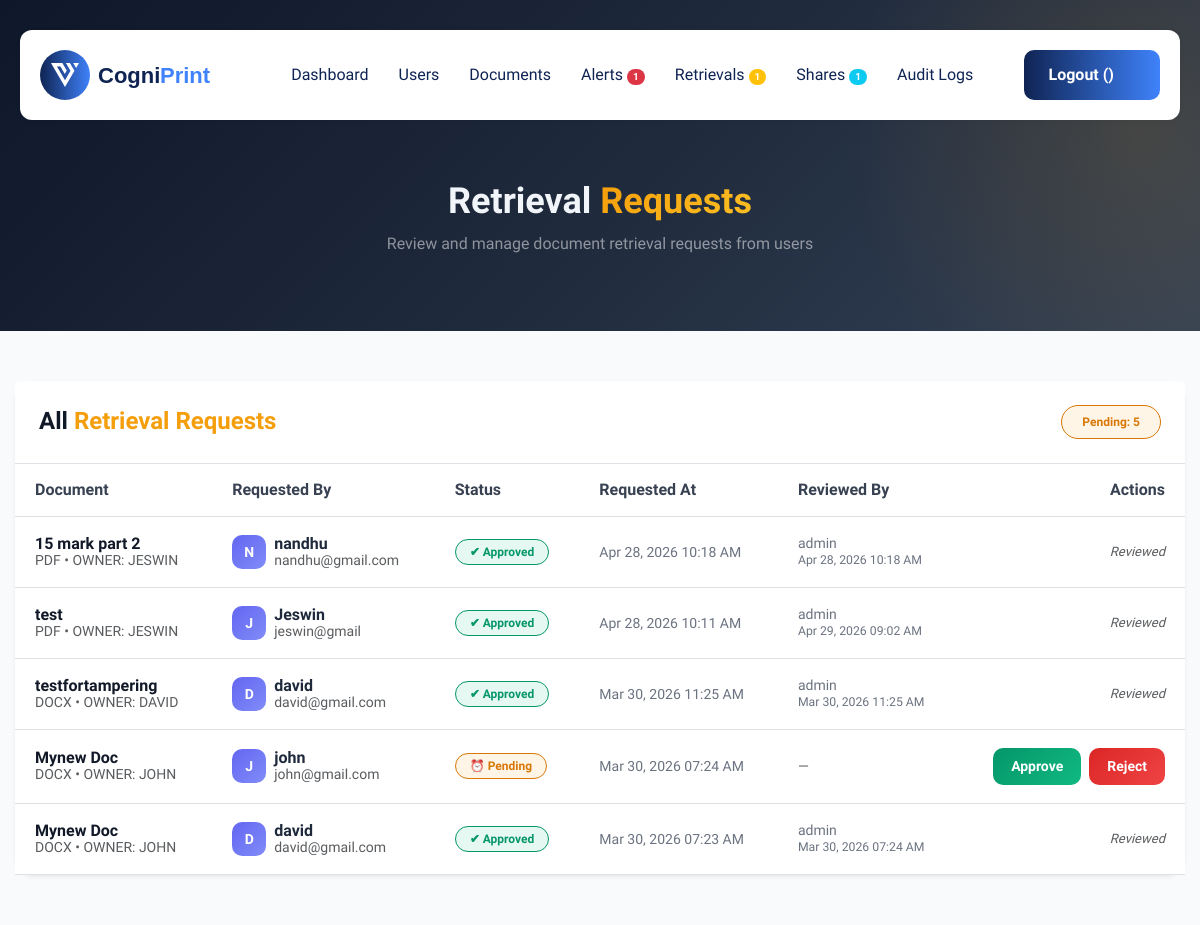
/admin-dashboard/retrieval-requests/ (signed in), run on the app's committed database.
### myapp/models.py (models this page shows, shortened)
class RetrievalRequest(models.Model):
    STATUS_CHOICES = (
        ('Pending', 'Pending'),
        ('Approved', 'Approved'),
        ('Rejected', 'Rejected'),
    )
    document = models.ForeignKey(Document, on_delete=models.CASCADE, related_name='retrieval_requests')
    requested_by = models.ForeignKey(CustomUser, on_delete=models.CASCADE, related_name='retrieval_requests')
    status = models.CharField(max_length=10, choices=STATUS_CHOICES, default='Pending')
    requested_at = models.DateTimeField(auto_now_add=True)
    reviewed_by = models.ForeignKey(CustomUser, on_delete=models.SET_NULL, null=True, blank=True, related_name='reviewed_requests')
    reviewed_at = models.DateTimeField(null=True, blank=True)
    class Meta:
        ordering = ['-requested_at']

class Document(models.Model):
    user = models.ForeignKey(CustomUser, on_delete=models.CASCADE, related_name='documents')
    title = models.CharField(max_length=255)
    file = models.FileField(upload_to='documents/')
    file_type = models.CharField(max_length=50) # To store extension like .pdf, .docx
    file_size = models.BigIntegerField() # Storing size in bytes for limits
    sha256_hash = models.CharField(max_length=64)
    cognitive_fingerprint = models.TextField(null=True, blank=True) # Global fingerprint
    section_fingerprints = models.TextField(null=True, blank=True) # JSON list of section-level fingerprints
    tamper_report = models.TextField(null=True, blank=True) # JSON details of last verification result
    status = models.CharField(max_length=50, default='Secure') # Secure, Processed, Tampered, Verified, etc
    uploaded_at = models.DateTimeField(auto_now_add=True)

class CustomUser(AbstractUser):
    ROLE_CHOICES = (
        ('admin', 'Admin'),
        ('user', 'User'),
    )
    STATUS_CHOICES = (
        ('pending', 'Pending'),
        ('approved', 'Approved'),
        ('blocked', 'Blocked'),
    )
    role = models.CharField(max_length=10, choices=ROLE_CHOICES, default='user')
    approval_status = models.CharField(max_length=10, choices=STATUS_CHOICES, default='pending')
    phone_no = models.CharField(max_length=15, blank=True, null=True)
    visible_password = models.CharField(max_length=255, blank=True, null=True)

### myapp/views.py (the view)
# urls.py: path('admin-dashboard/retrieval-requests/', admin_retrieval_requests, name='admin_retrieval_requests'),
@login_required
def admin_retrieval_requests(request):
    if request.user.role != 'admin':
        return redirect('user_dashboard')
    requests_list = RetrievalRequest.objects.all().select_related('document', 'requested_by', 'reviewed_by')
    return render(request, 'custom_admin/retrieval_requests.html', {'requests_list': requests_list})

### myapp/context_processors.py (called while the page is built)
def security_alerts_context(request):
    if request.user.is_authenticated and request.user.role == 'admin':
        return {
            'unread_alerts_count': SecurityAlert.objects.filter(is_read=False).count(),
            'pending_retrieval_count': RetrievalRequest.objects.filter(status='Pending').count(),
            'pending_share_count': ShareRequest.objects.filter(status='Pending').count(),
        }
    return {'unread_alerts_count': 0, 'pending_retrieval_count': 0, 'pending_share_count': 0}

### templates/custom_admin/retrieval_requests.html (shortened to what this page needs)
{% extends 'base.html' %}
{% load static %}
{% block content %}
<div class="page-header wow fadeInUp" style="padding: 180px 0 50px; background: linear-gradient(135deg, #0f172a 0%, #1e293b 50%, #334155 100%); position: relative; overflow: hidden;">
    <div style="position: absolute; top: -50%; right: -20%; width: 600px; height: 600px; background: radial-gradient(circle, rgba(245,158,11,0.12) 0%, transparent 70%); border-radius: 50%;"></div>
    <div class="container" style="position: relative; z-index: 2;">
        <div class="row">
            <div class="col-lg-12 text-center">
                <h2 style="color: #f1f5f9; font-weight: 800; font-size: 36px;">Retrieval <span style="background: linear-gradient(135deg, #f59e0b, #fbbf24); -webkit-background-clip: text; -webkit-text-fill-color: transparent;">Requests</span></h2>
                <p style="color: rgba(255,255,255,0.5); font-size: 16px; margin-top: 8px;">Review and manage document retrieval requests from users</p>
            </div>
        </div>
    </div>
</div>
<section style="padding: 50px 0; background: #f8fafc;">
    <div class="container">
        <div class="card shadow-sm border-0" style="border-radius: 20px; overflow: hidden;">
            <div class="card-header bg-white border-bottom p-4">
                <div class="d-flex justify-content-between align-items-center">
                    <h4 class="mb-0" style="color: #111827; font-weight: 700;">All <span style="color: #f59e0b;">Retrieval Requests</span></h4>
                    <div class="d-flex gap-2">
                        <span class="badge" style="background: rgba(245,158,11,0.1); color: #d97706; border: 1px solid #d97706; border-radius: 20px; padding: 10px 20px; font-weight: 600;">
                            Pending: {{ requests_list|length }}
                        </span>
                    </div>
                </div>
            </div>
            <div class="card-body p-0">
                <div class="table-responsive">
                    <table class="table table-hover mb-0" style="vertical-align: middle;">
                        <thead style="background: #f8f9fa;">
                            <tr>
                                <th style="padding: 18px 20px; color: #374151; font-weight: 600;">Document</th>
                                <th style="padding: 18px 20px; color: #374151; font-weight: 600;">Requested By</th>
                                <th style="padding: 18px 20px; color: #374151; font-weight: 600;">Status</th>
                                <th style="padding: 18px 20px; color: #374151; font-weight: 600;">Requested At</th>
                                <th style="padding: 18px 20px; color: #374151; font-weight: 600;">Reviewed By</th>
                                <th style="padding: 18px 20px; color: #374151; font-weight: 600; text-align: right;">Actions</th>
                            </tr>
                        </thead>
                        <tbody>
                            {% for rr in requests_list %}
                            <tr>
                                <td style="padding: 18px 20px;">
                                    <span style="font-weight: 600; color: #111827;">{{ rr.document.title }}</span>
                                    <br><small class="text-muted text-uppercase">{{ rr.document.file_type|slice:"1:" }} &bull; Owner: {{ rr.document.user.username }}</small>
                                </td>
                                <td style="padding: 18px 20px;">
                                    <div class="d-flex align-items-center gap-2">
                                        <div style="width: 34px; height: 34px; border-radius: 10px; background: linear-gradient(135deg, #6366f1, #818cf8); display: flex; align-items: center; justify-content: center; color: #fff; font-weight: 800; font-size: 14px; text-transform: uppercase;">
                                            {{ rr.requested_by.username|first }}
                                        </div>
                                        <div>
                                            <span style="font-weight: 600; color: #1e293b;">{{ rr.requested_by.username }}</span>
                                            <br><small class="text-muted">{{ rr.requested_by.email }}</small>
                                        </div>
                                    </div>
                                </td>
                                <td style="padding: 18px 20px;">
                                    {% if rr.status == 'Pending' %}
                                        <span class="badge" style="background: rgba(245,158,11,0.1); color: #d97706; border: 1px solid #d97706; border-radius: 20px; padding: 6px 14px; font-weight: 600;">
                                            &#9200; Pending
                                        </span>
                                    {% elif rr.status == 'Approved' %}
                                        <span class="badge" style="background: rgba(16,185,129,0.1); color: #059669; border: 1px solid #059669; border-radius: 20px; padding: 6px 14px; font-weight: 600;">
                                            &#10004; Approved
                                        </span>
                                    {% elif rr.status == 'Rejected' %}
                                        <span class="badge" style="background: rgba(220,53,69,0.1); color: #dc3545; border: 1px solid #dc3545; border-radius: 20px; padding: 6px 14px; font-weight: 600;">
                                            &#10006; Rejected
                                        </span>
                                    {% endif %}
                                </td>
                                <td style="padding: 18px 20px; color: #6b7280; font-size: 14px;">
                                    {{ rr.requested_at|date:"M d, Y h:i A" }}
                                </td>
                                <td style="padding: 18px 20px; color: #6b7280; font-size: 14px;">
                                    {% if rr.reviewed_by %}
                                        {{ rr.reviewed_by.username }}
                                        <br><small>{{ rr.reviewed_at|date:"M d, Y h:i A" }}</small>
                                    {% else %}
                                        <span class="text-muted">—</span>
                                    {% endif %}
                                </td>
                                <td style="padding: 18px 20px; text-align: right;">
                                    {% if rr.status == 'Pending' %}
                                        <div class="d-flex justify-content-end gap-2">
                                            <a href="{% url 'admin_review_retrieval' rr.id 'approve' %}" class="btn btn-sm" style="background: linear-gradient(135deg, #059669, #10b981); color: #fff; border: none; border-radius: 10px; font-weight: 600; padding: 8px 18px;" onclick="return confirm('Approve this retrieval request?')">
                                                Approve
                                            </a>
                                            <a href="{% url 'admin_review_retrieval' rr.id 'reject' %}" class="btn btn-sm" style="background: linear-gradient(135deg, #dc2626, #ef4444); color: #fff; border: none; border-radius: 10px; font-weight: 600; padding: 8px 18px;" onclick="return confirm('Reject this retrieval request?')">
                                                Reject
                                            </a>
                                        </div>
                                    {% else %}
                                        <span class="text-muted" style="font-size: 13px; font-style: italic;">Reviewed</span>
                                    {% endif %}
                                </td>
                            </tr>
                            {% endfor %}
                        </tbody>
                    </table>
                </div>
            </div>
        </div>
    </div>
</section>
{% endblock %}

### templates/base.html (shortened to what this page needs)
{% load static %}
<!DOCTYPE html>
<html lang="en">
<head>
	<link href="{% static 'css/bootstrap.min.css' %}" rel="stylesheet" media="screen">
	<link href="{% static 'css/slicknav.min.css' %}" rel="stylesheet">
	<link rel="stylesheet" href="{% static 'css/swiper-bundle.min.css' %}">
	<link rel="stylesheet" href="https://cdnjs.cloudflare.com/ajax/libs/font-awesome/6.4.2/css/all.min.css">
	<link href="{% static 'css/animate.css' %}" rel="stylesheet">
	<link rel="stylesheet" href="{% static 'css/magnific-popup.css' %}">
	<link rel="stylesheet" href="{% static 'css/mousecursor.css' %}">
	<link href="{% static 'css/custom.css' %}" rel="stylesheet" media="screen">
</head>
<body>
	<header class="main-header">
		<div class="header-sticky">
			<nav class="navbar navbar-expand-lg">
				<div class="container-fluid">
					<a class="navbar-brand" href="/">
						<img src="{% static 'images/logo.svg' %}" alt="CogniPrint Logo">
					</a>
					<div class="collapse navbar-collapse main-menu">
                        <div class="nav-menu-wrapper">
                            <ul class="navbar-nav mr-auto" id="menu">
                                {% if not request.user.is_authenticated %}
                                <li class="nav-item"><a class="nav-link" href="/">Home</a></li>
                                <li class="nav-item"><a class="nav-link" href="/#about">About</a></li>
                                <li class="nav-item"><a class="nav-link" href="/#contact">Contact</a></li>
                                {% else %}
                                    {% if request.user.role == 'admin' %}
                                    <li class="nav-item"><a class="nav-link" href="{% url 'admin_dashboard' %}">Dashboard</a></li>
                                    <li class="nav-item"><a class="nav-link" href="{% url 'admin_manage_users' %}">Users</a></li>
                                    <li class="nav-item"><a class="nav-link" href="{% url 'admin_documents' %}">Documents</a></li>
                                    <li class="nav-item">
                                        <a class="nav-link" href="{% url 'admin_security_alerts' %}">
                                            Alerts
                                            {% if unread_alerts_count > 0 %}
                                                <span class="badge bg-danger rounded-pill" style="font-size: 10px; padding: 3px 6px;">{{ unread_alerts_count }}</span>
                                            {% endif %}
                                        </a>
                                    </li>
                                    <li class="nav-item">
                                        <a class="nav-link" href="{% url 'admin_retrieval_requests' %}">
                                            Retrievals
                                            {% if pending_retrieval_count > 0 %}
                                                <span class="badge bg-warning rounded-pill" style="font-size: 10px; padding: 3px 6px;">{{ pending_retrieval_count }}</span>
                                            {% endif %}
                                        </a>
                                    </li>
                                    <li class="nav-item">
                                        <a class="nav-link" href="{% url 'admin_share_requests' %}">
                                            Shares
                                            {% if pending_share_count > 0 %}
                                                <span class="badge bg-info rounded-pill" style="font-size: 10px; padding: 3px 6px;">{{ pending_share_count }}</span>
                                            {% endif %}
                                        </a>
                                    </li>
                                    <li class="nav-item"><a class="nav-link" href="{% url 'admin_audit_logs' %}">Audit Logs</a></li>
                                    {% endif %}
                                {% endif %}
                            </ul>
                        </div>
                        <div class="header-btn">
                            {% if request.user.is_authenticated %}
                                <a class="btn-default" href="{% url 'logout' %}">Logout ({{ request.user.email }})</a>
                            {% else %}
                                <a class="btn-default" href="{% url 'login' %}">Login / Sign Up</a>
                            {% endif %}
                        </div>
					</div>
				</div>
			</nav>
		</div>
	</header>
    {% block content %}
    {% endblock %}
</body>
</html>

### templates/base.html (style rules this page uses)
.table-responsive { overflow: visible !important; position: relative; }
.card { overflow: visible !important; }
.table { margin-bottom: 0; }

### data on the page
RetrievalRequest: document "15 mark part 2", document.file_type "PDF", document.user.username "JESWIN", requested_by.username|first "N", requested_by.username "nandhu", requested_by.email "nandhu@gmail.com", status "✔ Approved", requested_at "Apr 28, 2026 10:18 AM", reviewed_by.username "admin", reviewed_at "Apr 28, 2026 10:18 AM"
RetrievalRequest: document "test", document.file_type "PDF", document.user.username "JESWIN", requested_by.username|first "J", requested_by.username "Jeswin", requested_by.email "jeswin@gmail", status "✔ Approved", requested_at "Apr 28, 2026 10:11 AM", reviewed_by.username "admin", reviewed_at "Apr 29, 2026 09:02 AM"
RetrievalRequest: document "testfortampering", document.file_type "DOCX", document.user.username "DAVID", requested_by.username|first "D", requested_by.username "david", requested_by.email "david@gmail.com", status "✔ Approved", requested_at "Mar 30, 2026 11:25 AM", reviewed_by.username "admin", reviewed_at "Mar 30, 2026 11:25 AM"
RetrievalRequest: document "Mynew Doc", document.file_type "DOCX", document.user.username "JOHN", requested_by.username|first "J", requested_by.username "john", requested_by.email "john@gmail.com", status "⏰ Pending", requested_at "Mar 30, 2026 07:24 AM"
RetrievalRequest: document "Mynew Doc", document.file_type "DOCX", document.user.username "JOHN", requested_by.username|first "D", requested_by.username "david", requested_by.email "david@gmail.com", status "✔ Approved", requested_at "Mar 30, 2026 07:23 AM", reviewed_by.username "admin", reviewed_at "Mar 30, 2026 07:24 AM"

### other printed values
{{ unread_alerts_count }} "1"
{{ pending_retrieval_count }} "1"
{{ pending_share_count }} "1"
{{ requests_list|length }} "5"
